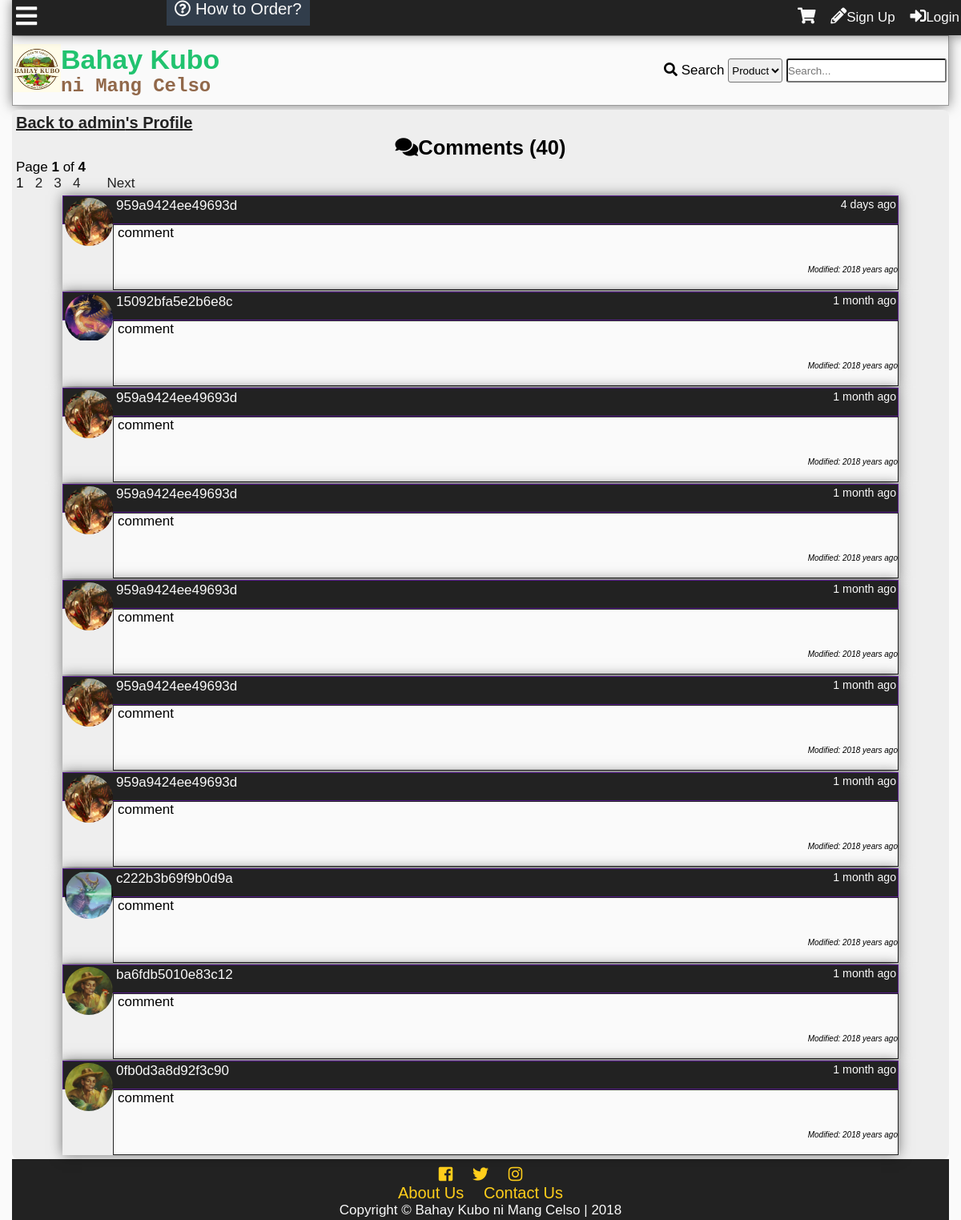
The page /profilecomments.php?id=1 on the database as committed earlier.
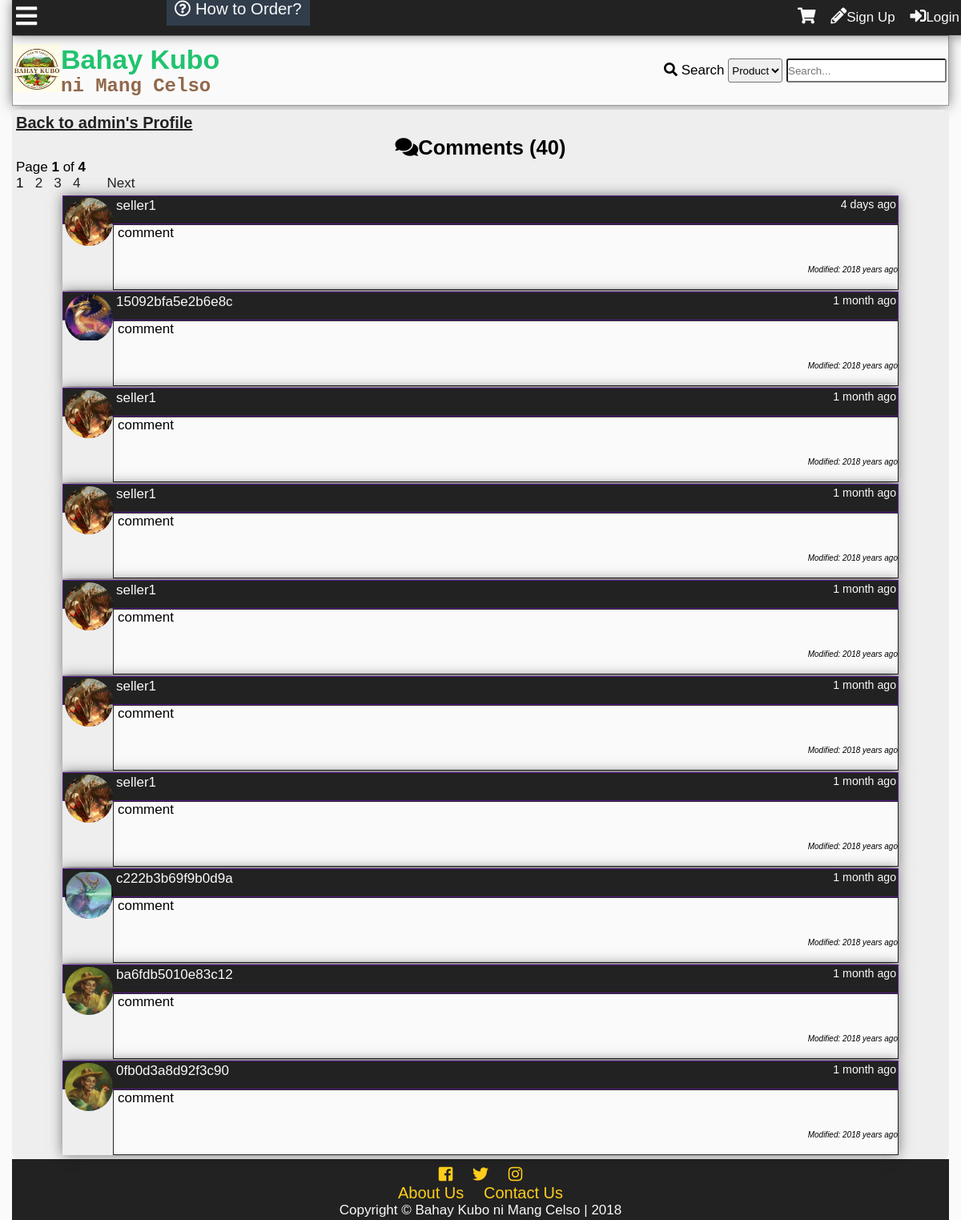
The same page on the database as committed later.
### tables this page shows
CREATE TABLE `tblcomment` (
  `commentid` int(11) NOT NULL,
  `userid` int(11) NOT NULL,
  `receiver` int(11) NOT NULL,
  `comment` text NOT NULL,
  `dateposted` datetime NOT NULL DEFAULT '0000-00-00 00:00:00',
  `modified` timestamp NULL DEFAULT NULL ON UPDATE CURRENT_TIMESTAMP
);

CREATE TABLE `tbluser` (
  `userid` int(11) NOT NULL,
  `username` varchar(100) NOT NULL,
  `password` varchar(100) NOT NULL,
  `firstname` varchar(100) NOT NULL,
  `middlename` varchar(100) NOT NULL,
  `lastname` varchar(100) NOT NULL,
  `birthday` varchar(20) NOT NULL,
  `datecreated` timestamp NOT NULL DEFAULT '0000-00-00 00:00:00',
  `email` varchar(100) NOT NULL,
  `phone` varchar(100) NOT NULL,
  `location` varchar(255) NOT NULL,
  `usertypeid` int(11) NOT NULL,
  `access` int(11) NOT NULL,
  `imgpath` varchar(200) NOT NULL,
  `bio` text NOT NULL,
  `is_show_email` tinyint(1) NOT NULL,
  `gender` int(11) NOT NULL,
  `lastupdate` timestamp NOT NULL DEFAULT '0000-00-00 00:00:00',
  `lastonline` timestamp NOT NULL DEFAULT '0000-00-00 00:00:00',
  `profileviews` int(11) NOT NULL
);

### profilecomments.php (the view, shortened to what this page needs)
<?php
include'functions.php';
require_once'connection.php';if(isset($_GET['id'])){
	$id=$_GET['id'];
	$sql="SELECT username FROM tbluser WHERE userid='$id'";
	$result=$conn->query($sql);
	$fetch=$result->fetch_object();
	if(!$fetch){
		die('This page doesn\'t exist.');
	}else{
	$name=$fetch->username;
	}
}else{
	die('This page doesn\'t exist.');
}
?>
<!DOCTYPE html>
<html lang="en">
<head>
    <link rel="stylesheet" href="css/style.css">
  	<link rel="stylesheet" href="css/fontawesome-all.css">
</head>
<body onscroll="scrollOpacity()">
	<div class="main-container">
		<div class="other-content">
			<h1><a class="btp" href="profile.php?id=<?php echo $_GET['id'] ?>">Back to <?php echo $name ?>'s Profile</a></h1>
<?php
$sql="SELECT commentid FROM tblcomment WHERE receiver='$id'";
$result=$conn->query($sql);
$rows=$result->num_rows;
$page_rows = 10;
$last = ceil($rows/$page_rows);
$pagenum = 1;
$limit = 'LIMIT ' .($pagenum - 1) * $page_rows .',' .$page_rows;
$sql3="SELECT commentid,tblcomment.userid,username,comment,dateposted,imgpath,modified FROM tblcomment
LEFT JOIN tbluser
	ON tblcomment.userid = tbluser.userid
WHERE receiver='$id'
ORDER BY commentid DESC $limit";
$textline1 = "<i class='fas fa-comments'></i>Comments (<b>".number_format($rows)."</b>)";
$textline2 = "Page <b>$pagenum</b> of <b>$last</b>";
$paginationCtrls = '';
if($last != 1){
    $paginationCtrls .= ''.$pagenum.' &nbsp; ';
	for($i = $pagenum+1; $i <= $last; $i++){
		$paginationCtrls .= '<a href="'.$_SERVER['PHP_SELF'].'?id='.$_GET['id'].'&pn='.$i.'">'.$i.'</a> &nbsp; ';
	}
	    if ($pagenum != $last) {
        $next = $pagenum + 1;
        $paginationCtrls .= ' &nbsp; &nbsp; <a href="'.$_SERVER['PHP_SELF'].'?id='.$_GET['id'].'&pn='.$next.'">Next</a> ';
    }
}
 echo'<h2>  '.$textline1.'</h2>
  <p>  '.$textline2.' </p>
  <div id="pagination_controls"> '.$paginationCtrls.'</div>';
$result3=$conn->query($sql3);
while($rows2=$result3->fetch_object()){
	$Cuser=$rows2->username;
	$Ccomment=$rows2->comment;
	$dateposted=$rows2->dateposted;
	$Cimg=$rows2->imgpath;
	$modified=$rows2->modified;
	if($Cimg==''){
		$Cimg='img/default.png';
	}
	if($modified==0){
		$modified='';
	}else{
		$modified='<i>Modified: '.time_elapsed_string($modified).'</i>';
	}
	echo'<div class="comment-box">
	<div class="comment-header">
	<a class="cm-user" href="profile.php?name='.$Cuser.'">
	<div class="comment-tn">
	<img src="'.$Cimg.'">
	</div>
	'.$Cuser.'</a>
	<small>'.time_elapsed_string($dateposted).'</small>
	</div>
	<div class="comment-body">
	<div class="com-container"><p class="comment-cm">'.nl2br($Ccomment).'</p></div>
		<p class="modified">'.$modified.'</p>';
		echo'
		</div>
		</div>';
	}
?>
		</div>
	</div>
</body>
</html>

Rows that differ between the two databases and show on the page:
changed through a linked row, tblcomment "4 days ago": userid.username "959a9424ee49693d" → "seller1"
changed through a linked row, tblcomment (number 3 of 10 on the later page): userid.username "959a9424ee49693d" → "seller1"
changed through a linked row, tblcomment (number 4 of 10 on the later page): userid.username "959a9424ee49693d" → "seller1"
changed through a linked row, tblcomment (number 5 of 10 on the later page): userid.username "959a9424ee49693d" → "seller1"
changed through a linked row, tblcomment (number 6 of 10 on the later page): userid.username "959a9424ee49693d" → "seller1"
changed through a linked row, tblcomment (number 7 of 10 on the later page): userid.username "959a9424ee49693d" → "seller1"
